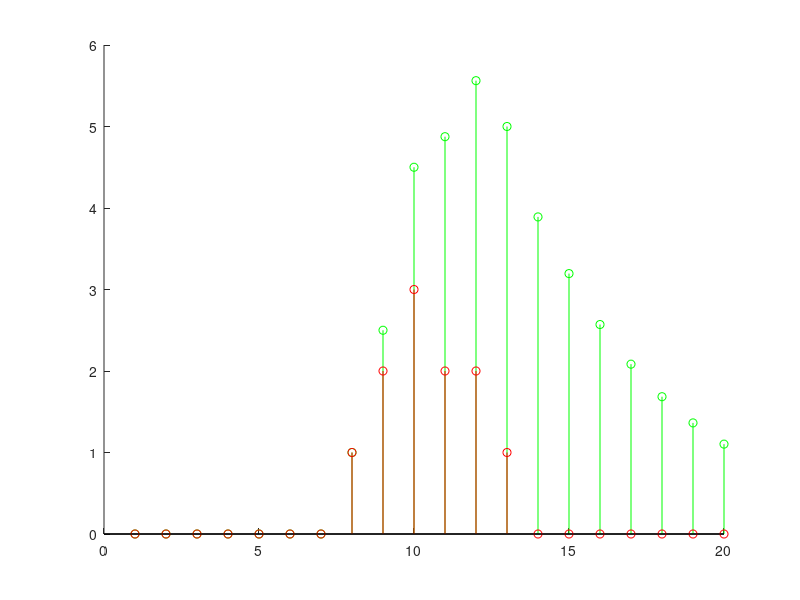

This figure's MATLAB source:
1;
X = [0 0 0 0 0 0 0 1 2 3 2 2 1 0 0 0 0 0 0 0]; 
n = 1 : length(X);
N = length(n);
% Sistema 1;
Y1 = X; % lineal

% Sistema 2;
Y2 = X + 2; % no lineal

% Sistema 3;
Y3 = [ X(1) X(2) ];

for j=3:N
	Y3(j) = X(j) + 0.5 * Y3(j-1) + 0.25 * Y3(j-2);
endfor


punto='a';

clf;
hold on;
if (punto == 'a')
	%En este caso verificamos el cumplimiento de la propiedad que dice que si el
	%sistema es lineal, entonces la salida es 0 cuando la entrada es 0
	#plot(n, Y1, 'b');
	stem(n, Y3, 'g');
	stem(n, X, 'r');
else
	plot(n, abs(fft(Y2))/length(n), 'r');
	stem(n, abs(fft(Y1))/length(n), 'b');
endif
hold off;